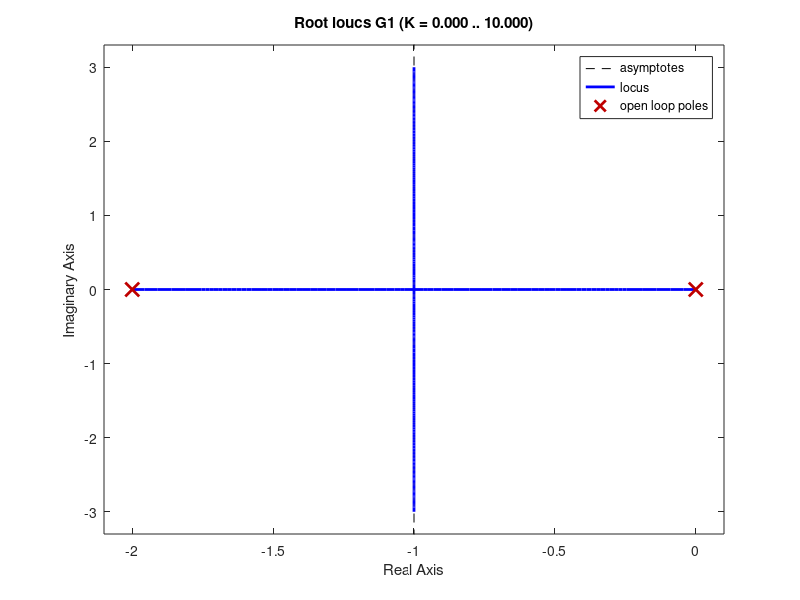
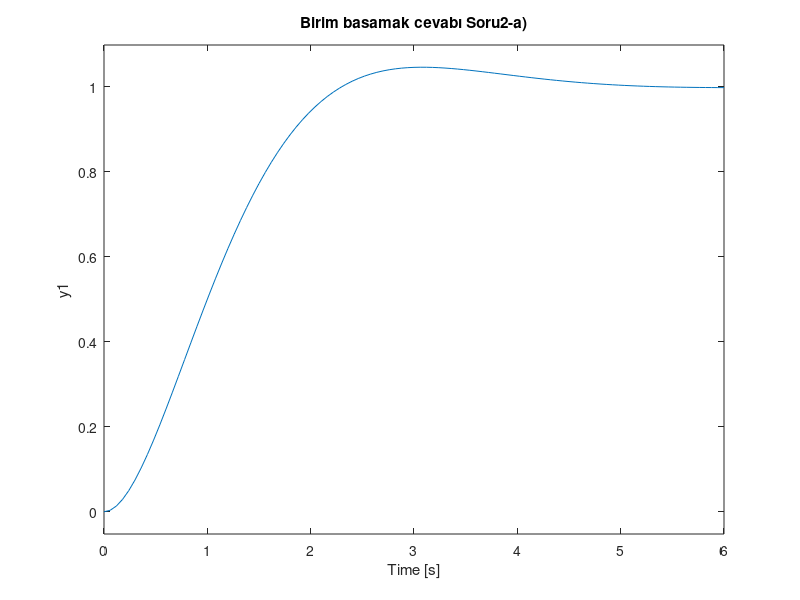
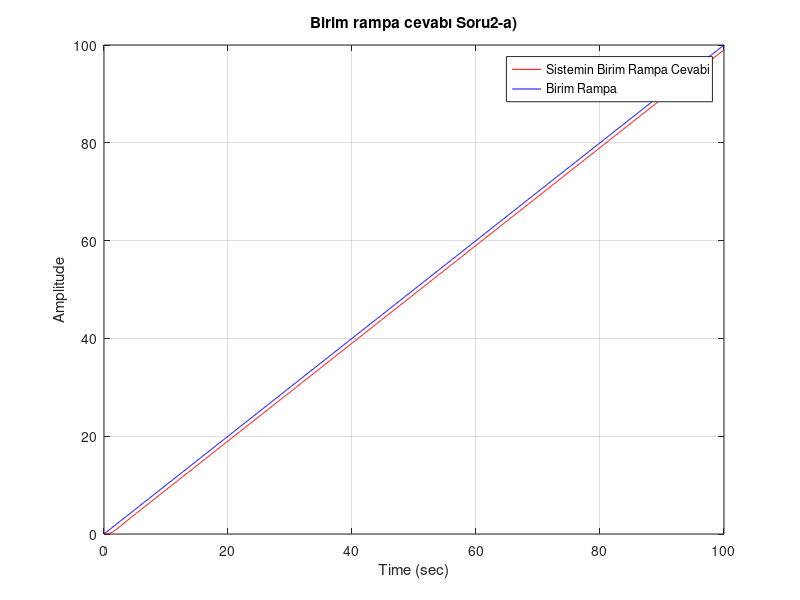
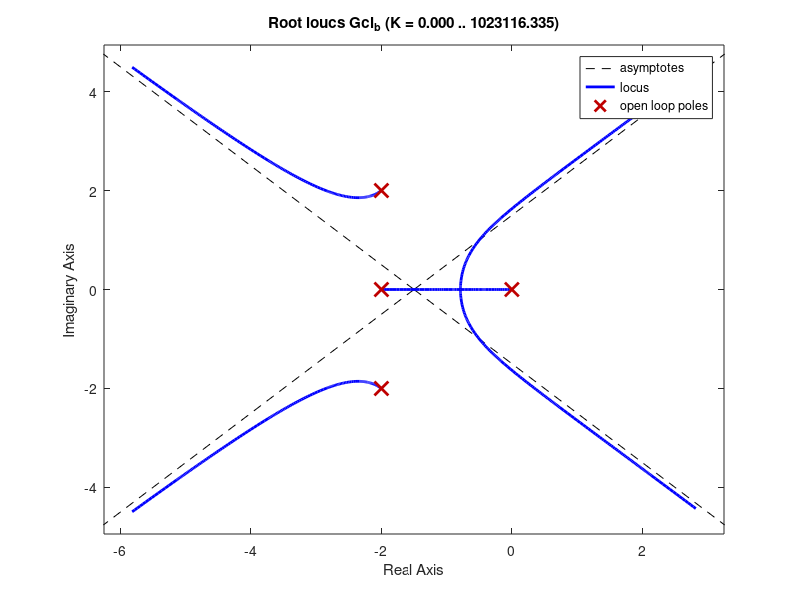

These charts were generated, in order, by the following MATLAB code: (Note: this script raises an error after producing the figures.)
%ELE515 ÖDEV2 Doruk Bilgi 221211041
close all;
clear all;
clc;
%SORU2-a)
s=tf('s');%Sürekli zaman transfer fonksiyonu "s" ifadesinin tf komutu ile tanımlanması.
G1=1/(s*(s+2));%G(s) sistemi.
%G1_stable=isstable(G1);%"isstable" komutu ile G(s) sistemi kararsiz.
rlocus(G1);%G1 için kök yer eğrisi çizdirilmesi.
grid;%grid komutu ile degerler daha net anlasilabilmektedir.
C_a=2.04;%C(S)=K (P-kontrolcü) 0.7 sönüm oranı için kapalı çevrim sistemi kararlı yapacak olan 2.04 "K" değeri rootlocus komutu yardımıyla bulunmuştur.
Gcl_a=feedback(G1*C_a,1);%Kapali cevrim sisteminin feedback komutu ile elde edilmesi ve "Gcl_a" ya kaydedilmesi. (KÇTF = C(s)*G(s)/(1+C(s)*G(s)))
%Gcl_stable=isstable(Gcl_a);%"isstable" komutu ile Gcl_a kararli(aslında sınırda kararlı.).
%figure;
%rlocus(Gcl_a);%Gcl_a için kök yer eğrisi çizdirilmesi.
%grid;
%s1,2 = -zeta*wn +- j*wn*(1-zeta^2)^(1/2)
%s1,2 = -attenuation +- wd
[wn_a,zeta_a,p_a] = damp(Gcl_a);%doğal frekans wn, sönüm oranı zeta ve kutupların damp fonksiyonu ile bulunması.
%P = pole(Gcl_a);% Gcl kutuplarının pole komutu ile bulunması.
%wn_a = sqrt(2.04); % Gcl doğal frekans bulunması. Gcl = 2.04/(s^2 + 2s+ 2.04)
%wd_a = wn_a.*sqrt(1-zeta_a.^2)*i;%sönümlü doğal frekansın bulunması.
attenuation_a = zeta_a.*wn_a;%zayıflatma değerinin bulunması.
wd_a = sqrt(attenuation_a.^2-wn_a.^2);%sönümlü doğal frekansın bulunması.
figure;
step(Gcl_a);%Kapalı çevrim sisteminin birim basamak cevabının çizdirilmesi.
title('Birim basamak cevabı Soru2-a)');%İlgili başlığın grafiğe eklenmesi.
grid;%grid komutu ile degerler daha net anlasilabilmektedir.
t = 0:0.1:100;
u = t;%Rampa fonksiyonu x(t) = t.
[y,t] = lsim(Gcl_a,u,t);%kapali cevrim sistemi birim rampa cevabini "y" degerine kaydet.
figure;
plot(t,y,'r');%Kapali cevrim birim rampa cevabini kirmizi cizdir.
hold on;
plot(t,u,'b');%Birim rampa mavi cizdir.
legend('Sistemin Birim Rampa Cevabi','Birim Rampa');%rampa fonksiyonu x(t)=t.
xlabel('Time (sec)');%x ekseni isimlendir.
ylabel('Amplitude');%y ekseni isimlendir.
title('Birim rampa cevabı Soru2-a)');%İlgili başlığın grafiğe eklenmesi.
%axis([0 25 0 25]);%Grafigin anlasilabilmesi icin gerekli eksen limitlerinin ayarlanmasi.
grid;%grid komutu ile degerler daha net anlasilabilmektedir.

%SORU2-b)
%"G1" sisteminin kok yer egrisi incelendiginde kapali cevrim sisteminin
%kutuplari -2+-2j'de olabilecek bir P-Kontrolcu (C(s) = K) tasarlanamaz,
%belirtilen kutuplar "G1" sisteminin kok yer egrisi uzerinde degildir. Bu
%tasarim "faz ilerletici" (Lead Compansator) kontrol yontemi kullanilarak yapilabilir.
%sisotool(G1);%Yeni bir "C" kontrolcu blogunun "sisotool" ile -2+-2j'de kutuplar olacak sekilde ayarlanarak blogun transfer fonksiyonunun export edilmesi.
C_b = 0.0014544/(s^2 + 4*s + 8);%export edilen transfer fonksiyou "C"' nin "C_b" degiskenine kaydedilmesi. 
Gcl_b=feedback(G1*C_b,1);%Kapali cevrim sisteminin feedback komutu ile elde edilmesi ve "Gcl_b" ye kaydedilmesi. (KÇTF = C(s)*G(s)/(1+C(s)*G(s)))
figure;
rlocus(Gcl_b);%"Gcl_b" için yeni kök yer eğrisinin çizdirilmesi.
grid;
%figure;
%pzmap(Gcl_b);%"pzmap" komutu ile de kutuplarin -2+-2j'de oldugu gozlemlenmistir. 
%newP=pole(Gcl_b);%"Gcl"nin yeni kutuplarinin "newP" degiskenine kaydedilmesi.
[wn_b,zeta_b,p_b] = damp(Gcl_b);%doğal frekans wn_b, sönüm oranı zeta_b ve kutupların damp fonksiyonu ile bulunması.
attenuation_b = zeta_b.*wn_b;%zayıflatma değerinin bulunması.
wd_b = sqrt(attenuation_b.^2-wn_b.^2);%sönümlü doğal frekansın bulunması.
figure;
step(Gcl_b);%Kapalı çevrim sisteminin birim basamak cevabının çizdirilmesi.
title('Birim basamak cevabı Soru2-b)');%İlgili başlığın grafiğe eklenmesi.
grid;%grid komutu ile degerler daha net anlasilabilmektedir.
t = 0:0.1:10e3;%zaman ekseninin ayarlanmasi. ess'nin daha rahat gozlemlenebilmesi icin 10e3 secilmistir.
u = t;%rampa fonksiyonu x(t)=t.
[y,t] = lsim(Gcl_b,u,t);%kapali cevrim sistemi birim rampa cevabini "y" degerine kaydet.
figure;
plot(t,y,'r');%Kapali cevrim birim rampa cevabini kirmizi cizdir.
hold on;
plot(t,u,'b');%Birim rampa mavi cizdir.
legend('Sistemin Birim Rampa Cevabi','Birim Rampa');%Egrilerin isimlendirilmesi.
xlabel('Time (sec)');%x ekseninin isimlendirilmesi.
ylabel('Amplitude');%y ekseninin isimlendirilmesi.
title('Birim rampa cevabı Soru2-b)');%İlgili başlığın grafiğe eklenmesi.
%axis([0 4500 0 4500]);%Grafigin anlasilabilmesi icin gerekli eksen limitlerinin ayarlanmasi.
grid;%grid komutu ile degerler daha net anlasilabilmektedir.

%SORU2-c)
%e(inf)=1/Kv=0.1 isteniyor. s*G(s)'nin s, 0'a giderken ki limiti K/2'dir ve
%buradan da K yani P-kontrolcu 20 degerinde secilecek olursa birim rampa
%referans takip hatasi 0.1 olmaktadir fakat soruda bu degerin 0.1'den
%kucuk olmasi ve zeta degerinin 0.7 olmasi istenmektedir. "a" seceneginde
%zeta = 0.7 icin K degeri 2.04 olarak kok yer egrisinden bulunmustu fakat
%bu durumda sistemin birim rampa referans takip hatasi "1" olarak
%hesaplanmaktadir. Bu degerin zeta=0.7 degeri ile birlikte 0.1'den kucuk
%secilebilmesi P-kontrolcu ile mumkun degildir. Bu durumda "faz geriletici"
%kontrolor kullanilmalidir. C(s) = K yerine C(s) = K*(s+z)/(s+p) tipinde bir 
%kontrolcu secilmeli. zeta=0.7'yi degistirmeden ess=1 degerini ess=0.01(0.1'den kucuk)
%1/100 katina getirme islemi yapilmalidir. ess=1/Kv=0.01 isleminden Kv'nin
%100 katına çıkması gerektigi hesaplanmistir. -p=-0.001 ve -z=(100)*-p=-0.1 değerleri seçilmeli, K = 2.04
%degerini degistirmeden zeta=0.7'yi saglayacak sekilde C(s)=2.04*(s+0.1)/(s+0.001) kontrolcu kullanabiliriz.

% C_c = 20;%Bu asamada K=20 degeri icin birim rampa referans takip hatasi incelenmektedir. Takip hatasi 0.1'den kucuktur fakat zeta 0.7 degildir.
% Gcl_c = feedback(G1*C_c,1);
% t = 0:0.1:100;%zaman ekseninin ayarlanmasi(0.1 adim araliklari ile "ess" rahatlikla gorulebilmektedir).
% u = t;%rampa fonksiyonu x(t)=t.
% [y,t] = lsim(Gcl_c,u,t);%kapali cevrim sistemi birim rampa cevabini "y" degerine kaydet.
% figure;
% plot(t,y,'r');%Birim rampa kirmizi cizdir.
% hold on;
% plot(t,u,'b');%Birim rampa mavi cizdir.
% legend('Sistemin Birim Rampa Cevabi','Birim Rampa');%Egrilerin isimlendirilmesi.
% xlabel('Time (sec)');%x ekseninin isimlendirilmesi.
% ylabel('Amplitude');%y ekseninin isimlendirilmesi.
% title('Birim Rampa Referans Takip Hatasi Analizi K = 20, ess = 0.1, zeta =/ 0.7');%Ilgili basligin grafige eklenmesi.
% grid;
% 
% C_c = 2.04;%Bu asamada K=2.04 degeri icin birim rampa referans takip hatasi incelenmektedir. 
% Gcl_c = feedback(G1*C_c,1);
% t = 0:1:100;%zaman ekseninin ayarlanmasi(1 adim araliklari ile "ess" rahatlikla gorulebilmektedir).
% u = t;%rampa fonksiyonu x(t)=t.
% [y,t] = lsim(Gcl_c,u,t);%kapali cevrim sistemi birim rampa cevabini "y" degerine kaydet.
% figure;
% plot(t,y,'r');%Birim rampa kirmizi cizdir.
% hold on;
% plot(t,u,'b');%Birim rampa mavi cizdir.
% legend('Sistemin Birim Rampa Cevabi','Birim Rampa');%Egrilerin isimlendirilmesi.
% xlabel('Time (sec)');%x ekseninin isimlendirilmesi.
% ylabel('Amplitude');%y ekseninin isimlendirilmesi.
% title('Birim Rampa Referans Takip Hatasi Analizi K = 2.04, ess= 1, zeta = 0.7');%Ilgili basligin grafige eklenmesi.
% grid;

C_c = 2.04*(s+0.1)/(s+0.001);%Bu asamada C(s)=2.04*(s+0.5)/(s+0.005) icin birim rampa referans takip hatasi incelenmektedir. 
Gcl_c = feedback(G1*C_c,1);%Kapali cevrim sisteminin feedback komutu ile elde edilmesi ve "Gcl" ye kaydedilmesi. (KÇTF = C(s)*G(s)/(1+C(s)*G(s)))
figure;
step(Gcl_c);%Kapalı çevrim sisteminin birim basamak cevabının çizdirilmesi.
title('Birim basamak cevabı Soru2-c');
%isstable(Gcl_c); %Kapali cevrim kararli
%figure;
%rlocus(Gcl_c);
%grid;
[wn_c,zeta_c,p_c] = damp(Gcl_c);%doğal frekans wn_c, sönüm oranı zeta_c ve kutupların damp fonksiyonu ile bulunması.
attenuation_c = zeta_c.*wn_c;%zayıflatma değerinin bulunması.
wd_c = sqrt(attenuation_c.^2-wn_c.^2);%sönümlü doğal frekansın bulunması.
t = 0:0.01:100;%zaman ekseninin ayarlanmasi(0.01 adim araliklari ile "ess" rahatlikla gorulebilmektedir).
u = t;%rampa fonksiyonu x(t)=t.
[y,t] = lsim(Gcl_c,u,t);%kapali cevrim sistemi birim rampa cevabini "y" degerine kaydet.
figure;
plot(t,y,'r');%Kapali cevrim birim rampa cevabini kirmizi cizdir.
hold on;
plot(t,u,'b');%Birim rampa mavi cizdir.
legend('Sistemin Birim Rampa Cevabi','Birim Rampa');%Egrilerin isimlendirilmesi.
xlabel('Time (sec)');%x ekseninin isimlendirilmesi.
ylabel('Amplitude');%y ekseninin isimlendirilmesi.
title('Birim Rampa Cevabı C(s) = 2.04*(s+0.1)/(s+0.001), ess= 0.01, zeta = 0.7 Soru 2-c)');%Ilgili basligin grafige eklenmesi.
grid;

%SORU2-d)
G2=1/(s*(s-1));%G(s) sisteminin tanımlanması.
%G2_stable=isstable(G2);%"isstable" komutu ile G(s) sistemi kararsiz.
figure;
rlocus(G2);%G2 için kök yer eğrisi çizdirilmesi.
grid;
%Kararlı yapılamıyor sistem kararsız. Sistemin kutupları sanal eksenin sağında bulunmaktadır.
C_d=5;%K=1. Direkt olarak G(s)nin kapalı cevrim sistemi oluşturulmuştur ve bu sistemin birim basamak/rampa cevabı çizdirilmiştir.
Gcl_d=feedback(G2*C_d,1);%Kapali cevrim sisteminin "feedback" komutu ile elde edilmesi ve "Gcl_d" ye kaydedilmesi. (KÇTF = G(s)/(1+G(s)))
%Gcl_d_stable=isstable(Gcl_d);%"isstable" komutu ile Gcl_d "kararsiz".
%Kapali cevrim sistemini kararli yapacak ve sonum orani 0.7 olacak sekilde
%bir P-kontrolcu tasarlanamaz. G(s)'nin s=1'de kutubu vardır. Sistem kararsızdır. Dolayısıyla zeta < 0 'dır. Kapali cevrim sisteminin kok yer egrisi
%incelendiginde -0.7 sonum orani icin -0.51 kazanc degeri P-kontrolcu olarak
%denenmistir fakat elde edilen kapali cevrim sistemi yine kararsizdir. 0.51 P-
%kontrolcu ile 0.7 sonum oraninda kapali cevrim sistemi kararli
%yapilamamaktadir. Bu tasarım P-kontrolcü ile yapılamaz.
%(KÇTF = G(s)/(1+G(s)))'nin birim basamak ve rampa cevabının çizdirilmesi.
figure;
step(Gcl_d);%Kapalı çevrim sisteminin birim basamak cevabının çizdirilmesi.
title('Birim basamak cevabı Soru2-d)');%Ilgili başlığın grafiğe eklenmesi.
grid;%grid komutu ile degerler daha net anlasilabilmektedir.
t = 0:0.1:100;%zaman ekseninin ayarlanmasi.
u = t;%rampa fonksiyonu x(t)=t.
[y,t] = lsim(Gcl_d,u,t);%kapali cevrim sistemi birim rampa cevabini "y" degerine kaydet.
figure;
plot(t,y,'r');%Kapalı çevrim sistemi birim rampa cevabı kirmizi cizdir.
ylim([0 100]);
hold on;
plot(t,u,'b');%Birim rampa mavi cizdir.
legend('Sistemin Birim Rampa Cevabi','Birim Rampa');%Egrilerin isimlendirilmesi.
xlabel('Time (sec)');%x ekseninin isimlendirilmesi.
ylabel('Amplitude');%y ekseninin isimlendirilmesi.
title('Birim rampa cevabı Soru2-d)');%Ilgili basligin grafige eklenmesi.
grid;

%SORU2-e)
%"G2" sisteminin kok yer egrisi incelendiginde kapali cevrim sisteminin
%kutuplari -2+-2j'de olabilecek bir P-Kontrolcu (C(s) = K) tasarlanamaz,
%belirtilen kutuplar "G2" sisteminin kok yer egrisi uzerinde degildir.
%"faz ilerletici" (Lead Compansator) kontrol yontemi kullanilarak
%egrinin belirtilen noktalardan gecme islemi saglanmis olsa da bu asamada
%"G2"nin imajiner eksenin saginda(s=1) kutubu olmasi sebebiyle kapali
%cevrim sistemi kararli hale getirilememektedir, sistemde noktaklar eğri üzerinde olsa bile sistem kararsızdır. "sisotool" ile kapali cevrim 
%sisteminin kok yer egrisinin bu noktalardan gececek sekilde ve sönüm oranı 0.7 olacak şekilde C(s)=0.0007569/(s^2 + 4*s + 8)
%tasarlanmistir fakat kapali cevrim sistemi kararli hale getirilememektedir.
%(Compansator tasarimina Real-zero eklenerek +1 noktasindaki kutup
%giderilmeye calisilmistir ve aynı zamanda bu duruma ek olarak eğrinin istenilen
%noktalardan geçmesi için C(s)=0.000841*(s-1)/(s^2 + 4*s + 8)
%tasarlanmıştır fakat sistem yine kararlı hale getirilememiştir.
%sisotool(G2);%Yeni bir "C" kontrolcu blogunun "sisotool" ile -2+-2j'de kutuplar olacak sekilde ayarlanarak blogun transfer fonksiyonunun export edilmesi.
C_e = 0.0007569/(s^2 + 4*s + 8);%export edilen transfer fonksiyou "C"' nin "C_e" degiskenine kaydedilmesi. 
Gcl_e=feedback(G2*C_e,1);%Kapali cevrim sisteminin feedback komutu ile elde edilmesi ve "Gcl_e" ye kaydedilmesi. (KÇTF = C(s)*G(s)/(1+C(s)*G(s)))
figure;
rlocus(Gcl_e);%"Gcl_e" için yeni kök yer eğrisinin çizdirilmesi.
grid;
%Sistemin istenilen eğrilerden geçebildiği fakat kararlı hale
%getirilemediği C(s) = 0.0007569/(s^2 + 4*s + 8)'ye göre
%tasarlanmış kapalı çevrim sisteminin birim basamak/rampa cevapları incelendiğinde anlaşılmkatadır. 
figure;
step(Gcl_e);%Kapalı çevrim sisteminin birim basamak cevabının çizdirilmesi.
xlim([0 100]);%x ekseni icin kisitlama.
title('Birim basamak cevabı Soru2-e)');%İlgili başlığın grafiğe eklenmesi.
grid;%grid komutu ile degerler daha net anlasilabilmektedir.
t = 0:0.1:100;%zaman ekseninin ayarlanmasi(0.01 adim araliklari ile "ess" rahatlikla gorulebilmektedir).
u = t;%rampa fonksiyonu x(t)=t.
[y,t] = lsim(Gcl_e,u,t);%kapali cevrim sistemi birim rampa cevabini "y" degerine kaydet.
figure;
plot(t,y,'r');%Kapali cevrim birim rampa cevabini kirmizi cizdir.
hold on;
plot(t,u,'b');%Birim rampa mavi cizdir.
ylim([0 100]);%y ekseni icin kisitlama.
legend('Sistemin Birim Rampa Cevabi','Birim Rampa');%Egrilerin isimlendirilmesi.
xlabel('Time (sec)');%x ekseninin isimlendirilmesi.
ylabel('Amplitude');%y ekseninin isimlendirilmesi.
title('Birim rampa cevabı Soru2-e)');%İlgili başlığın grafiğe eklenmesi.
grid;%grid komutu ile degerler daha net anlasilabilmektedir.

C_e = 0.000841*(s-1)/(s^2 + 4*s + 8);%export edilen transfer fonksiyou "C"' nin "C_e" degiskenine kaydedilmesi. 
Gcl_e=feedback(G2*C_e,1);%Kapali cevrim sisteminin feedback komutu ile elde edilmesi ve "Gcl_e" ye kaydedilmesi. (KÇTF = C(s)*G(s)/(1+C(s)*G(s)))
figure;
rlocus(Gcl_e);%"Gcl_e" için yeni kök yer eğrisinin çizdirilmesi.
grid;
%Sistemin istenilen eğrilerden geçebildiği fakat kararlı hale
%getirilemediği C(s) = 0.0007569/(s^2 + 4*s + 8)'ye göre
%tasarlanmış kapalı çevrim sisteminin birim basamak/rampa cevapları incelendiğinde anlaşılmkatadır. 
figure;
step(Gcl_e);%Kapalı çevrim sisteminin birim basamak cevabının çizdirilmesi.
xlim([0 100]);%x ekseni icin kisitlama.
title('Birim basamak cevabı Soru2-e)');%İlgili başlığın grafiğe eklenmesi.
grid;%grid komutu ile degerler daha net anlasilabilmektedir.
t = 0:0.1:100;%zaman ekseninin ayarlanmasi(0.01 adim araliklari ile "ess" rahatlikla gorulebilmektedir).
u = t;%rampa fonksiyonu x(t)=t.
[y,t] = lsim(Gcl_e,u,t);%kapali cevrim sistemi birim rampa cevabini "y" degerine kaydet.
figure;
plot(t,y,'r');%Kapali cevrim birim rampa cevabini kirmizi cizdir.
hold on;
plot(t,u,'b');%Birim rampa mavi cizdir.
ylim([0 100]);%y ekseni icin kisitlama.
legend('Sistemin Birim Rampa Cevabi','Birim Rampa');%Egrilerin isimlendirilmesi.
xlabel('Time (sec)');%x ekseninin isimlendirilmesi.
ylabel('Amplitude');%y ekseninin isimlendirilmesi.
title('Birim rampa cevabı Soru2-e)');%İlgili başlığın grafiğe eklenmesi.
grid;%grid komutu ile degerler daha net anlasilabilmektedir.


%SORU2-f)
%d) şıkkında da bahsedildiği üzere kapali cevrim sistemini kararli yapacak ve sonum orani 0.7 olacak sekilde
%bir P-kontrolcu tasarlanamaz. G(s)'nin s=1'de kutubu vardır. Sistem kararsızdır. Dolayısıyla zeta < 0 'dır. Kapali cevrim sisteminin kok yer egrisi
%incelendiginde -0.7 sonum orani icin -0.51 kazanc degeri P-kontrolcu olarak
%denenmistir fakat elde edilen kapali cevrim sistemi yine kararsizdir. 0.51 P-
%kontrolcu ile 0.7 sonum oraninda kapali cevrim sistemi kararli
%yapilamamaktadir. Bu tasarım P-kontrolcü ile yapılamaz. 
%Sorunun c) şıkkında kullanılan faz geriletici kontrolcüsüne benzer bir faz geriletici kontrolcü C(s)=0.51*(s+0.1)/(s+0.001)  
%f) şıkkı için denenmiş olup, kapalı çevrim sisteminin birim basamak/rampa
%cevapları incelenmiştir. Sonuç olarak P kontrolcu, faz ilerletici veya faz geriletici kontrolculer ile bu kapali
%cevrim sistemi kararli yapilamaz. 

%P kontrolcü ile bu tasarımın yapılamadığı açıktır.
C_f = 0.51;%Bu asamada K=0.51 degeri icin birim rampa referans takip hatasi incelenmektedir.(Kök yer eğrisi incelendiğinde K=0.51 değeri zeta = -0.7'ye göre seçilmiştir.) 
Gcl_f = feedback(G2*C_f,1);
figure;
step(Gcl_f);%Kapalı çevrim sisteminin birim basamak cevabının çizdirilmesi.
t = 0:0.1:100;%zaman ekseninin ayarlanmasi.
u = t;%rampa fonksiyonu x(t)=t.
[y,t] = lsim(Gcl_f,u,t);%kapali cevrim sistemi birim rampa cevabini "y" degerine kaydet.
figure;
plot(t,y,'r');%Kapalı çevrim sistemi birim rampa cevabı kirmizi cizdir.
ylim([0 100]);
hold on;
plot(t,u,'b');%Birim rampa mavi cizdir.
legend('Sistemin Birim Rampa Cevabi','Birim Rampa');%Egrilerin isimlendirilmesi.
xlabel('Time (sec)');%x ekseninin isimlendirilmesi.
ylabel('Amplitude');%y ekseninin isimlendirilmesi.
title('Birim Rampa Referans Takip Hatasi Analizi (C(s)=0.51)');%Ilgili basligin grafige eklenmesi.
grid;
%Faz geriletici kontrolcü ile yapılamadığı açıktır.
C_f = 0.51*(s+0.1)/(s+0.001);%Bu asamada C(s)=0.51*(s+0.1)/(s+0.001) icin birim rampa referans takip hatasi incelenmektedir. 
Gcl_f = feedback(G2*C_f,1);%Kapali cevrim sisteminin feedback komutu ile elde edilmesi ve "Gcl" ye kaydedilmesi. (KÇTF = C(s)*G(s)/(1+C(s)*G(s)))
figure;
step(Gcl_f);%Kapalı çevrim sisteminin birim basamak cevabının çizdirilmesi.
%isstable(Gcl_f); %Kapali cevrim kararsız.
t = 0:0.01:100;%zaman ekseninin ayarlanmasi(0.01 adim araliklari ile "ess" rahatlikla gorulebilmektedir).
u = t;%rampa fonksiyonu x(t)=t.
[y,t] = lsim(Gcl_f,u,t);%kapali cevrim sistemi birim rampa cevabini "y" degerine kaydet.
figure;
plot(t,y,'r');%Kapali cevrim birim rampa cevabini kirmizi cizdir.
ylim([0 100]);
hold on;
plot(t,u,'b');%Birim rampa mavi cizdir.
legend('Sistemin Birim Rampa Cevabi','Birim Rampa');%Egrilerin isimlendirilmesi.
xlabel('Time (sec)');%x ekseninin isimlendirilmesi.
ylabel('Amplitude');%y ekseninin isimlendirilmesi.
title('Birim Rampa Referans Takip Hatasi Analizi (C(s)=0.51*(s+0.1)/(s+0.001))');%Ilgili basligin grafige eklenmesi.
grid;

%SORU2-g)
%b şıkkı için faz ilerletici bir kontrolcü tasarlamak için aşağıdaki
%komutlar kullanılmıştır.
G = 1/(s*(s+2));%G1 sistemi.
p = -2+2j;%Kapalı çevrim sistemi kutuplarından birinin olması istenen yer.
C = fazIlerletici01(G, p);%fazIlerletici01 fonksiyonu kullanımı.
Gcl_g=feedback(C*G,1);%Kapalı çevrim sisteminin oluşturulması.
figure;
rlocus(Gcl_g);%Kapalı çevrim sistemi için kök yer eğrisinin çizdirilmesi.
%zetanın p1,2 = -zeta*wn +- j*wn*(1-zeta^2)^(1/2) formülünden hesaplanması.
x = -real(p);
y = imag(p);
wn = sqrt(y^2 + x^2);
zeta = x/wn;
grid;
hold on;
%p1 ve sönüm oranı zetanın kök yer eğrisi üzerinde gösterilmesi.
n = 0:1:160; m = n*sqrt(zeta^2/(1-zeta^2));
plot (-m,n,'--');
plot (-x,y,'rd');
%SORU2-g) için ders videosundaki sistem için fonksiyonun kullanılması.
G = 4/(s*(s+2));%G2 sistemi.
p = -2+2*sqrt(3)*1i;%Kapalı çevrim sistemi kutuplarından birinin olması istenen yer.
C = fazIlerletici01(G, p);%fazIlerletici01 fonksiyonu kullanımı.
Gcl_g=feedback(C*G,1);%Kapalı çevrim sisteminin oluşturulması.
figure;
rlocus(Gcl_g);%Kapalı çevrim sistemi için kök yer eğrisinin çizdirilmesi.
%zetanın p1,2 = -zeta*wn +- j*wn*(1-zeta^2)^(1/2) formülünden hesaplanması.
x = -real(p); 
y = imag(p);
wn = sqrt(y^2 + x^2);
zeta = x/wn;
grid;
hold on;
%p1 ve sönüm oranı zetanın kök yer eğrisi üzerinde gösterilmesi.
n = 0:1:160; m = n*sqrt(zeta^2/(1-zeta^2));
plot (-m,n,'--');
plot (-x,y,'rd');
%SORU2-g) için başka bir örnek.
G = 7/(s*(s+1));%G3 sistemi.
p = -1+4.3i;%Kapalı çevrim sistemi kutuplarından birinin olması istenen yer.
C = fazIlerletici01(G, p);%fazIlerletici01 fonksiyonu kullanımı.
Gcl_g=feedback(C*G,1);%Kapalı çevrim sisteminin oluşturulması.
figure;
rlocus(Gcl_g);%Kapalı çevrim sistemi için kök yer eğrisinin çizdirilmesi.
%zetanın p1,2 = -zeta*wn +- j*wn*(1-zeta^2)^(1/2) formülünden hesaplanması.
x = -real(p); 
y = imag(p);
wn = sqrt(y^2 + x^2);
zeta = x/wn;
grid;
hold on;
%p1 ve sönüm oranı zetanın kök yer eğrisi üzerinde gösterilmesi.
n = 0:1:160; m = n*sqrt(zeta^2/(1-zeta^2));
plot (-m,n,'--');
plot (-x,y,'rd');
%SORU2-g) için hatalı kullanımlara birer örnek.
% G = 1/(s*(s-1));%G3 sistemi.
% p = -2+2i;%Kapalı çevrim sistemi kutuplarından birinin olması istenen yer.
% C = fazIlerletici01(G, p);%fazIlerletici01 fonksiyonu kullanımı.
G = 1/(s*(s+1));%G3 sistemi.
p = 10+2i;%Kapalı çevrim sistemi kutuplarından birinin olması istenen yer.
C = fazIlerletici01(G, p);%fazIlerletici01 fonksiyonu kullanımı.

%SORU2-h)
%c şıkkı için faz geriletici bir kontrolcü tasarlamak için aşağıdaki
%komutlar kullanılmıştır.
G = 1/(s*(s+2));
ess_d = 0.01;
p = -1+1.02j;% "G" sisteminin kök yer eğrisi üzerinden 0.7 sönüm oranına denk gelecek şekilde kutup seçilmesi. Kontrolcü kazancı 2.04 olacaktır.
C=fazGeriletici01(G,p,ess_d);
Gcl_h = feedback(C*G,1);
t = 0:0.01:100;%zaman ekseninin ayarlanmasi(0.01 adim araliklari ile "ess" rahatlikla gorulebilmektedir).
u = t;%rampa fonksiyonu x(t)=t.
[y,t] = lsim(Gcl_h,u,t);%kapali cevrim sistemi birim rampa cevabini "y" degerine kaydet.
figure;
plot(t,y,'r');%Kapali cevrim birim rampa cevabini kirmizi cizdir.
hold on;
plot(t,u,'b');%Birim rampa mavi cizdir.
legend('Sistemin Birim Rampa Cevabi','Birim Rampa');%Egrilerin isimlendirilmesi.
xlabel('Time (sec)');%x ekseninin isimlendirilmesi.
ylabel('Amplitude');%y ekseninin isimlendirilmesi.
title('Birim Rampa Cevabı 2-h)');%Ilgili basligin grafige eklenmesi.
grid;
%SORU2-h) için başka bir örnek.
G = 8/(s*(s+10));
ess_d = 0.2;
p = -10+4j;
C=fazGeriletici01(G,p,ess_d);
Gcl_h = feedback(C*G,1);
t = 0:0.01:100;%zaman ekseninin ayarlanmasi(0.01 adim araliklari ile "ess" rahatlikla gorulebilmektedir).
u = t;%rampa fonksiyonu x(t)=t.
[y,t] = lsim(Gcl_h,u,t);%kapali cevrim sistemi birim rampa cevabini "y" degerine kaydet.
figure;
plot(t,y,'r');%Kapali cevrim birim rampa cevabini kirmizi cizdir.
hold on;
plot(t,u,'b');%Birim rampa mavi cizdir.
legend('Sistemin Birim Rampa Cevabi','Birim Rampa');%Egrilerin isimlendirilmesi.
xlabel('Time (sec)');%x ekseninin isimlendirilmesi.
ylabel('Amplitude');%y ekseninin isimlendirilmesi.
title('Birim Rampa Cevabı 2-h)');%Ilgili basligin grafige eklenmesi.
grid;
%SORU2-h) için başka bir örnek.
G = 1/(s*(s+2));
ess_d = 0.89;
p = -1+1j;
C=fazGeriletici01(G,p,ess_d);
Gcl_h = feedback(C*G,1);
t = 0:0.01:100;%zaman ekseninin ayarlanmasi(0.01 adim araliklari ile "ess" rahatlikla gorulebilmektedir).
u = t;%rampa fonksiyonu x(t)=t.
[y,t] = lsim(Gcl_h,u,t);%kapali cevrim sistemi birim rampa cevabini "y" degerine kaydet.
figure;
plot(t,y,'r');%Kapali cevrim birim rampa cevabini kirmizi cizdir.
hold on;
plot(t,u,'b');%Birim rampa mavi cizdir.
legend('Sistemin Birim Rampa Cevabi','Birim Rampa');%Egrilerin isimlendirilmesi.
xlabel('Time (sec)');%x ekseninin isimlendirilmesi.
ylabel('Amplitude');%y ekseninin isimlendirilmesi.
title('Birim Rampa Cevabı 2-h)');%Ilgili basligin grafige eklenmesi.
grid;
%SORU2-h) için hatalı kullanımlara birer örnek.
% G = 1/(s*(s-1));%G3 sistemi.
% p = -2+2i;%Kapalı çevrim sistemi kutuplarından birinin olması istenen yer.
% ess_d = 0.01;
% C = fazGeriletici01(G, p, ess_d);%fazIlerletici01 fonksiyonu kullanımı.
% G = 1/(s*(s+1));%G3 sistemi.
% p = 10+2i;%Kapalı çevrim sistemi kutuplarından birinin olması istenen yer.
% ess_d = 0.01;
% C = fazGeriletici01(G, p, ess_d);%fazIlerletici01 fonksiyonu kullanımı.